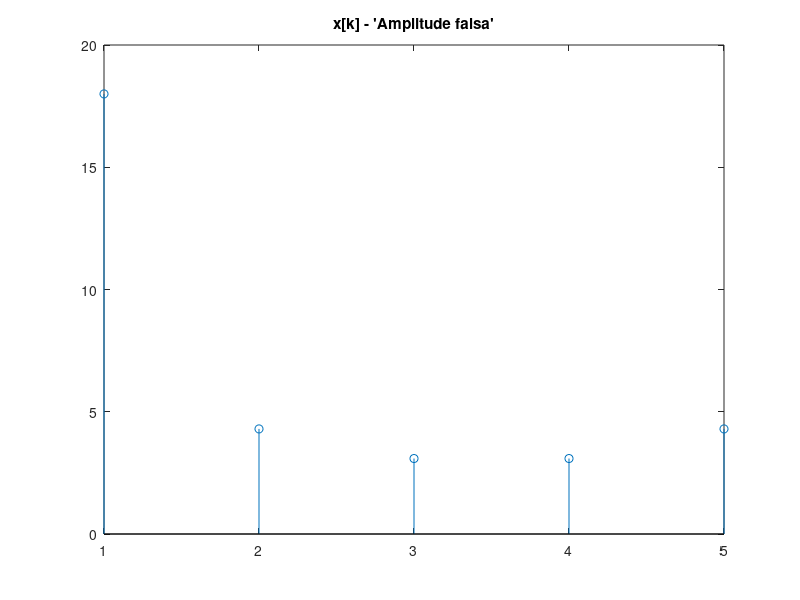
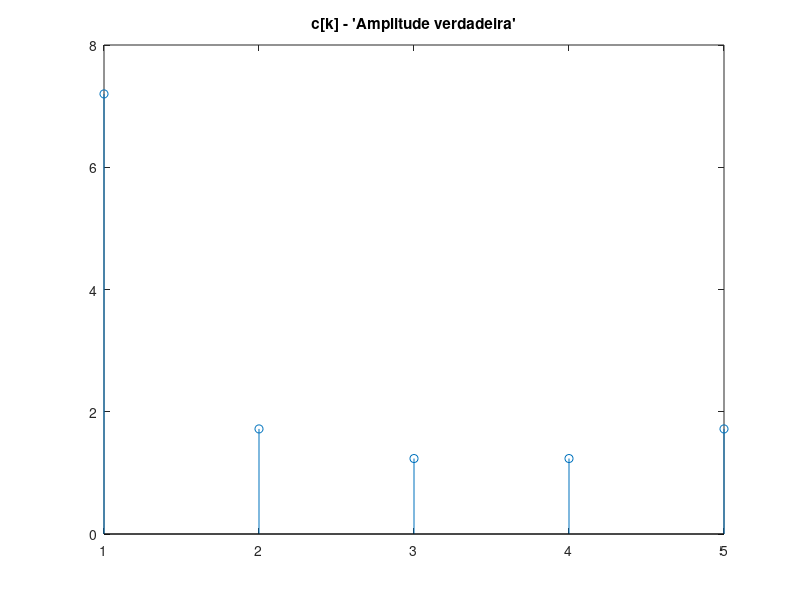
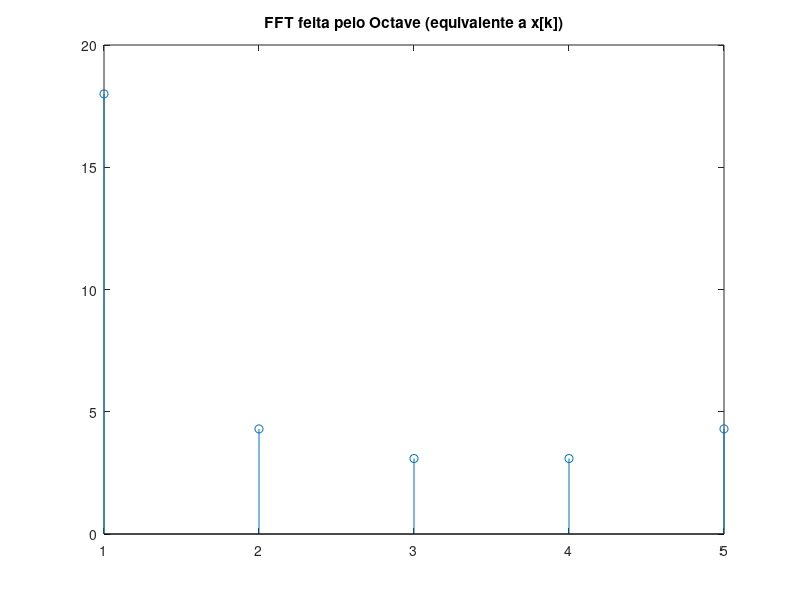

The MATLAB script that drew these images, in order:
#dft por Vinicius Franceschi

clear all;

x = [2 2 4 4 6];
N = size(x,2);
xk = zeros(1,N);
ck = zeros(1,N);

kernel = exp((-j*2*pi)/N);
k = 0:N-1;
for k=1:N
   sum = 0;
   for n=1:N
    xn = x(n) * (kernel ^ ((k-1)*(n-1)));
    sum = sum + xn;
   end
    xk(k)= sum;
    ck(k)= (sum * 2) / N;
end

stem(abs(xk));
title("x[k] - 'Amplitude falsa'");
disp("x[k]")
disp(xk)

figure
stem(abs(ck));
title("c[k] - 'Amplitude verdadeira'");
disp("c[k]")
disp(ck)

figure
builtin_fft =  fft(x);
disp("Octave")
disp(builtin_fft);
stem(abs(builtin_fft));
title("FFT feita pelo Octave (equivalente a x[k])");